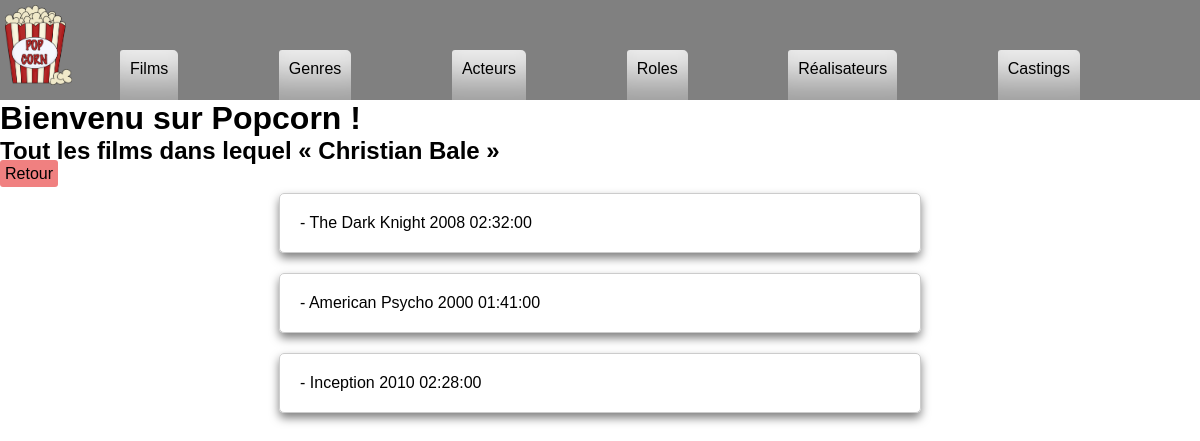
Page /index.php?action=detailsActor&id=2 on the committed database.
### tables this page shows
CREATE TABLE IF NOT EXISTS `actor` (
  `id_actor` int NOT NULL AUTO_INCREMENT,
  `firstname` varchar(100) DEFAULT NULL,
  `lastname` varchar(100) DEFAULT NULL,
  `sexe` varchar(50) DEFAULT NULL,
  `birthdate` date DEFAULT NULL,
  PRIMARY KEY (`id_actor`)
);

CREATE TABLE IF NOT EXISTS `movie` (
  `id_movie` int NOT NULL AUTO_INCREMENT,
  `movie_name` varchar(50) DEFAULT NULL,
  `release_year` year DEFAULT NULL,
  `movie_length` time DEFAULT NULL,
  `synopsis` longtext,
  `url_img` longtext,
  `genre_id` int DEFAULT NULL,
  `director_id` int DEFAULT NULL,
  `note` int DEFAULT NULL,
  PRIMARY KEY (`id_movie`),
  KEY `FK1_movie_genre` (`genre_id`),
  KEY `FK2_movie_director` (`director_id`),
  CONSTRAINT `FK1_movie_genre` FOREIGN KEY (`genre_id`) REFERENCES `genre` (`id_genre`),
  CONSTRAINT `FK2_movie_director` FOREIGN KEY (`director_id`) REFERENCES `director` (`id_director`)
);

### controller/CinemaController.php (called while the page is built, shortened)
<?php
class CinemaController
{
	public function detailsActor($id_actor)
	{
		$pdo = Connect::connectToDb();
		$request = $pdo->prepare("
			SELECT a.id_actor, a.firstname, a.lastname, m.movie_name, m.release_year, m.movie_length
			FROM actor a
			INNER JOIN casting c ON c.actor_id = a.id_actor
			INNER JOIN movie m ON m.id_movie = c.movie_id
			WHERE a.id_actor = :id_actor
		");
		$request->execute(["id_actor" => $id_actor]);
		require "view/detailsActor.php";
	}
}

### view/detailsActor.php (the view, shortened to what this page needs)
<a href="index.php?action=listActors" class="button">Retour</a>
	<div class="movie-card-list">
		<?php
			if($request->rowCount()>0){
				foreach($request->fetchAll() as $actor){ ?>
					<div class="movie-card-detail-simple-list">
				<span> - <?= $actor["movie_name"]." ". $actor["release_year"]." ".$actor["movie_length"] ?> </span>
				</div>
			<?php }}
			else{ ?>
				<span class="error">Cet acteur n'a jouer dans aucuns films.</span>
			<?php
			} ?>
</div>
<?php
$secondary_title = 'Tout les films dans lequel « '.ucfirst($actor["firstname"])." ".ucfirst($actor["lastname"])." »";
$content = ob_get_clean();
require "view/template.php";

### view/template.php (shortened to what this page needs)
<!DOCTYPE html>
<html lang="en">
<head>
    <link rel="stylesheet" href="style.css">
</head>
<body>
    <header>
        <nav>
            <a href="http://localhost/sebastien_pothee/cinema_project/index.php">
                <img src="public/img/kisspng-popcorn-caramel-corn-free-content-cinema-clip-art-how-to-draw-popcorn-5a848b58bd54c0.6191740315186358647755.png" alt="logo de votre entreprise">
            </a>
            <ul>
                <li><a href="index.php?action=listMovies">Films</a></li>
                <li><a href="index.php?action=listGenres">Genres</a></li>
                <li><a href="index.php?action=listActors">Acteurs</a></li>
                <li><a href="index.php?action=listRoles">Roles</a></li>
                <li><a href="index.php?action=listDirectors">Réalisateurs</a></li>
                <li><a href="index.php?action=listCastings">Castings</a></li>
            </ul>
        </nav>
        <div>
            <main>
                <div>
                    <h1>Bienvenu sur Popcorn !</h1>
                    <h2><?= $secondary_title ?></h2>
                    <?= $content ?>
                </div>
            </main>
        </div>
</body>
</html>

### style.css (style rules this page uses)
* { margin: 0; padding: 0; color: black; font-family: "Poppins", sans-serif; }
:root { --main-color: gray; --light-gray: rgb(238, 238, 238); }
nav { position: relative; display: flex; flex-direction: row; justify-content: space-around; background-color: var(--main-color); height: 100px; }
nav > a { position: absolute; left: 0; display: flex; justify-content: space-between; }
nav img { height: 80px; padding: 5px; }
nav ul { padding: 50px 0px 0px 0px; display: flex; flex-direction: row; justify-content: space-between; width: 80%; }
nav ul li { background-color: var(--light-gray); padding: 10px; box-shadow: rgba(0, 0, 0, 0.35) 0px -50px 36px -28px inset; border-radius: 3px 5px 0px 0px; list-style: none; }
a { text-decoration: none; }
.movie-card-list { display: flex; flex-direction: column; align-items: center; }
.button { background-color: lightcoral; border-radius: 3px; padding: 5px; }
.movie-card-detail-simple-list { width: 100%; max-width: 600px; margin: 10px; padding: 20px; border: 1px solid #ccc; border-radius: 5px; box-shadow: 0 2px 5px rgba(0, 0, 0, 0.3); transition: box-shadow 0.3s ease; }
.movie-card-detail-simple-list { box-shadow: 0 5px 10px rgba(0, 0, 0, 0.5); }

### rows in the picture
actor: secondary_title "Tout les films dans lequel « Christian Bale »", movie.movie_name "The Dark Knight", movie.release_year "2008", movie.movie_length "02:32:00", movie.movie_name "American Psycho", movie.release_year "2000", movie.movie_length "01:41:00", movie.movie_name "Inception", movie.release_year "2010", movie.movie_length "02:28:00"
